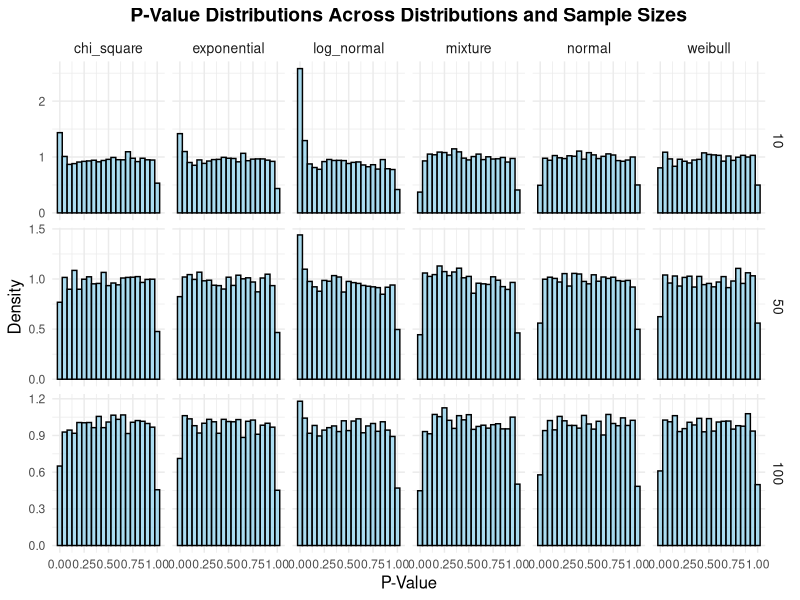
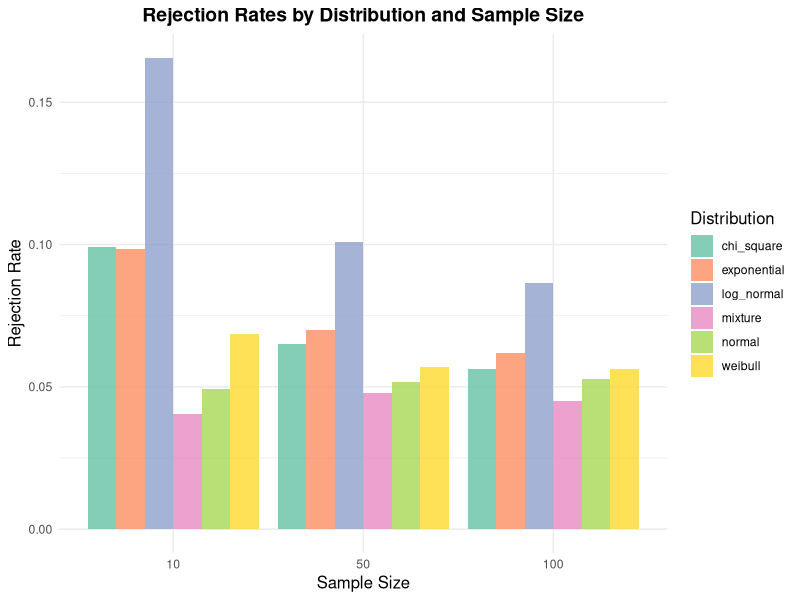
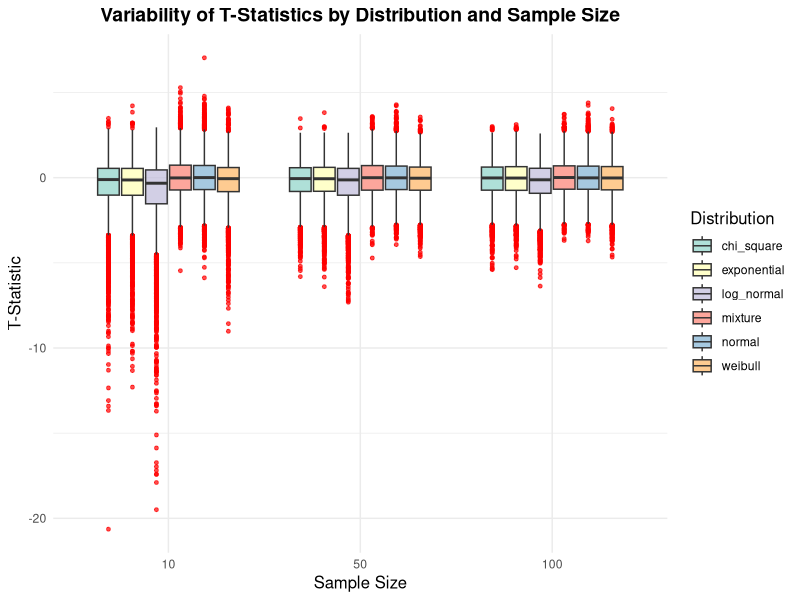
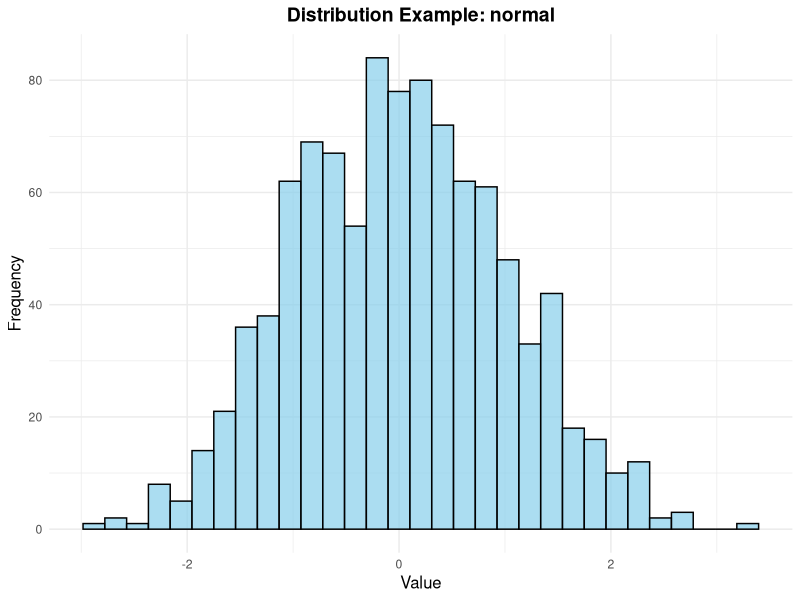
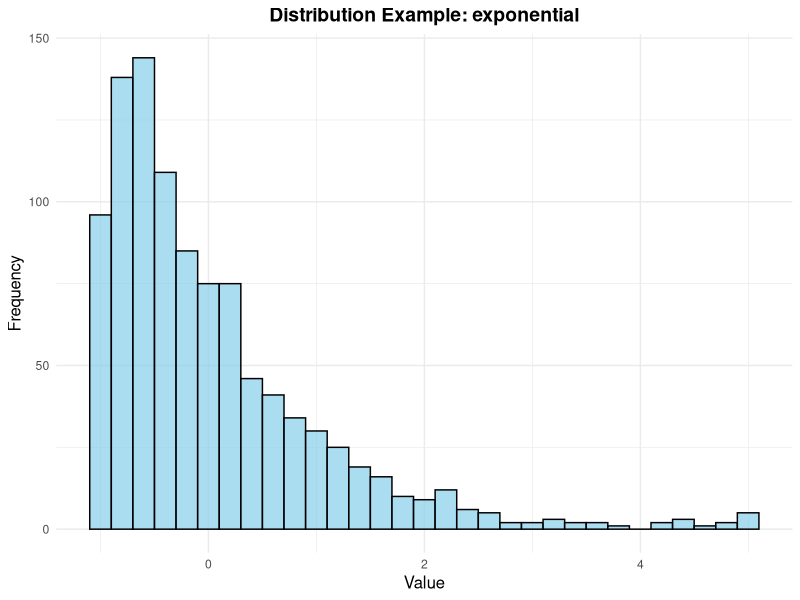
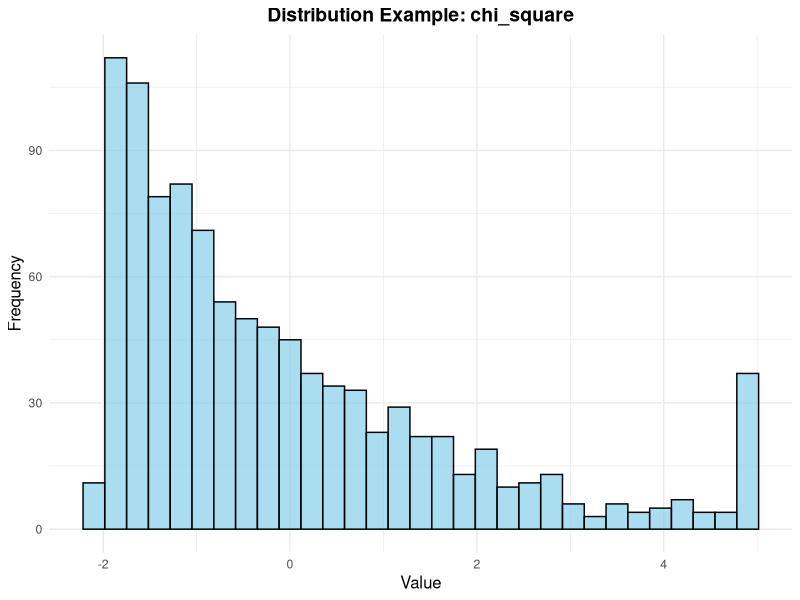
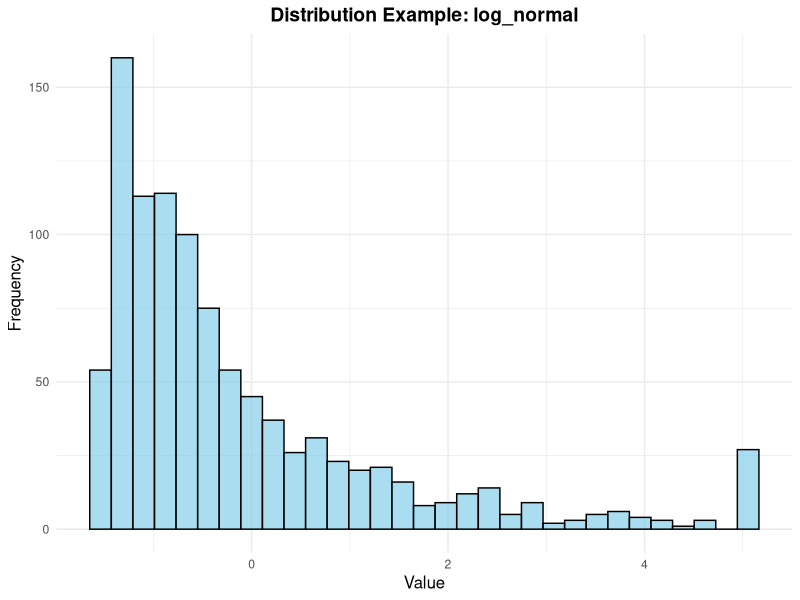
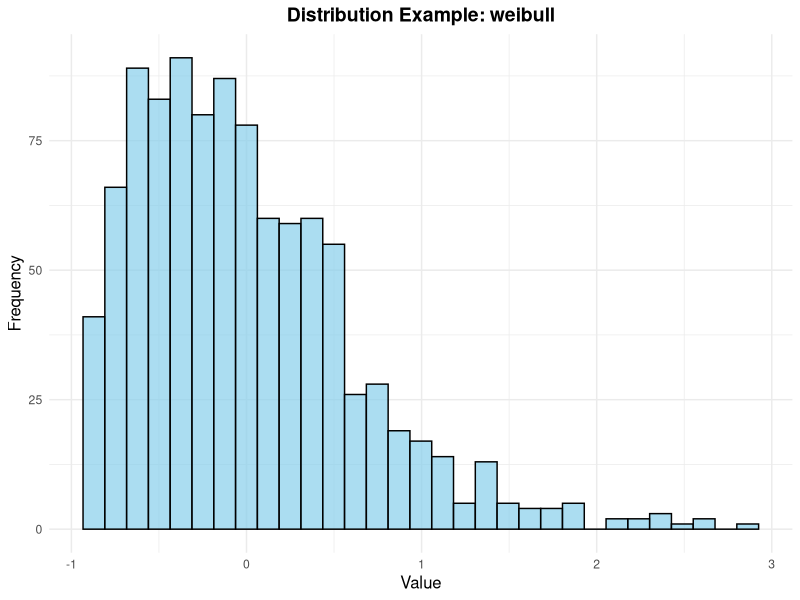

Write R code to recreate these figures, in order.
## ---- chunk 1
# Load necessary libraries
library(dplyr)
library(ggplot2)

# Function to simulate data from different distributions
simulate_data <- function(n, dist_type) {
  if (dist_type == "normal") {
    return(rnorm(n, mean = 0, sd = 1))
  } else if (dist_type == "exponential") {
    return(rexp(n, rate = 1) - 1)  # Centered exponential
  } else if (dist_type == "chi_square") {
    return(rchisq(n, df = 2) - 2)  # Centered chi-square
  } else if (dist_type == "log_normal") {
    return(rlnorm(n, meanlog = 0, sdlog = 1) - exp(0.5))  # Centered log-normal
  } else if (dist_type == "weibull") {
    return(rweibull(n, shape = 1.5, scale = 1) - gamma(1 + 1 / 1.5))  # Centered Weibull
  } else if (dist_type == "mixture") {
    p <- 0.5
    gaussian <- rnorm(n, mean = 0, sd = 1)
    heavy_tail <- rt(n, df = 3)  # Heavy-tailed t-distribution
    return(ifelse(runif(n) < p, gaussian, heavy_tail))
  } else {
    stop("Unknown distribution type")
  }
}

# Simulation parameters
distributions <- c("normal", "exponential", "chi_square", "log_normal", "weibull", "mixture")
sample_sizes <- c(10, 50, 100)
reps <- 10000  # Number of repetitions per condition

# Results storage
results <- list()

# Simulation loop
for (dist in distributions) {
  for (n in sample_sizes) {
    p_values <- numeric(reps)
    t_statistics <- numeric(reps)
    for (i in 1:reps) {
      data <- simulate_data(n, dist)
      t_test <- t.test(data, mu = 0)
      p_values[i] <- t_test$p.value
      t_statistics[i] <- t_test$statistic
    }
    # Store results
    results[[paste(dist, n, sep = "_")]] <- data.frame(
      Distribution = dist,
      SampleSize = n,
      PValue = p_values,
      TStatistic = t_statistics
    )
  }
}

# Combine results into a single data frame
results_df <- do.call(rbind, results)

# Save results for further analysis
write.csv(results_df, "simulation_results.csv", row.names = FALSE)

# Summary of results
summary_results <- results_df %>%
  group_by(Distribution, SampleSize) %>%
  summarize(
    MeanPValue = mean(PValue),
    RejectionRate = mean(PValue < 0.05),
    Variability = sd(TStatistic)
  )
write.csv(summary_results, "summary_results.csv", row.names = FALSE)

# Plotting Functions
plot_pvalue_distributions <- function(results_df) {
  ggplot(results_df, aes(x = PValue, y = ..density..)) +
    geom_histogram(binwidth = 0.05, color = "black", fill = "skyblue", alpha = 0.7) +
    facet_grid(SampleSize ~ Distribution, scales = "free_y") +
    labs(
      title = "P-Value Distributions Across Distributions and Sample Sizes",
      x = "P-Value",
      y = "Density"
    ) +
    theme_minimal() +
    theme(
      plot.title = element_text(hjust = 0.5, size = 14, face = "bold"),
      axis.title = element_text(size = 12),
      strip.text = element_text(size = 10)
    )
}

plot_rejection_rates <- function(summary_results) {
  ggplot(summary_results, aes(x = factor(SampleSize), y = RejectionRate, fill = Distribution)) +
    geom_bar(stat = "identity", position = "dodge", alpha = 0.8) +
    labs(
      title = "Rejection Rates by Distribution and Sample Size",
      x = "Sample Size",
      y = "Rejection Rate"
    ) +
    theme_minimal() +
    theme(
      plot.title = element_text(hjust = 0.5, size = 14, face = "bold"),
      axis.title = element_text(size = 12),
      legend.title = element_text(size = 12)
    ) +
    scale_fill_brewer(palette = "Set2")
}

plot_tstat_variability <- function(results_df) {
  ggplot(results_df, aes(x = factor(SampleSize), y = TStatistic, fill = Distribution)) +
    geom_boxplot(alpha = 0.7, outlier.color = "red", outlier.size = 1) +
    labs(
      title = "Variability of T-Statistics by Distribution and Sample Size",
      x = "Sample Size",
      y = "T-Statistic"
    ) +
    theme_minimal() +
    theme(
      plot.title = element_text(hjust = 0.5, size = 14, face = "bold"),
      axis.title = element_text(size = 12),
      legend.title = element_text(size = 12)
    ) +
    scale_fill_brewer(palette = "Set3")
}

# Generate and Save Plots
pvalue_plot <- plot_pvalue_distributions(results_df)
rejection_rate_plot <- plot_rejection_rates(summary_results)
tstat_variability_plot <- plot_tstat_variability(results_df)

ggsave("plots/pvalue_distributions.png", plot = pvalue_plot, width = 10, height = 6, dpi = 300)
ggsave("plots/rejection_rates.png", plot = rejection_rate_plot, width = 10, height = 6, dpi = 300)
ggsave("plots/tstat_variability.png", plot = tstat_variability_plot, width = 10, height = 6, dpi = 300)
## ---- chunk 2
# Load necessary libraries
library(ggplot2)
library(cowplot)

# Function to calculate binwidth dynamically
calculate_binwidth <- function(data) {
  diff(range(data)) / 30  # Divide the range into ~30 bins
}

# Function to simulate raw distributions with downsampling
generate_raw_distribution <- function(n, dist_type) {
  data <- simulate_data(n, dist_type)
  
  # Downsample to 1,000 points if dataset is too large
  if (length(data) > 1000) {
    data <- sample(data, 1000)
  }
  
  # Cap extreme values to reduce distortion (adjust limits if necessary)
  data <- pmin(pmax(data, -5), 5)
  
  binwidth <- calculate_binwidth(data)  # Calculate dynamic binwidth
  ggplot(data.frame(Value = data), aes(x = Value)) +
    geom_histogram(binwidth = binwidth, color = "black", fill = "skyblue", alpha = 0.7) +
    labs(
      title = paste("Distribution Example:", dist_type),
      x = "Value",
      y = "Frequency"
    ) +
    theme_minimal() +
    theme(
      plot.title = element_text(hjust = 0.5, size = 14, face = "bold"),
      axis.title = element_text(size = 12)
    )
}

# List of distributions
distributions <- c("normal", "exponential", "chi_square", "log_normal", "weibull", "mixture")
example_plots <- list()

# Generate and save individual plots for each distribution
for (dist in distributions) {
  plot <- generate_raw_distribution(10000, dist)  # Simulate with 10,000 samples
  example_plots[[dist]] <- plot
  ggsave(paste0("plots/raw_distribution_", dist, ".png"), plot = plot, width = 10, height = 6, dpi = 300)
}

# Combine all plots into a single frame
combined_plot <- plot_grid(
  example_plots[["normal"]],
  example_plots[["exponential"]],
  example_plots[["chi_square"]],
  example_plots[["log_normal"]],
  example_plots[["weibull"]],
  example_plots[["mixture"]],
  labels = c("A", "B", "C", "D", "E", "F"),
  ncol = 2,
  label_size = 14
)

# Save the combined plot
ggsave("plots/combined_raw_distributions.png", plot = combined_plot, width = 12, height = 8, dpi = 300)


